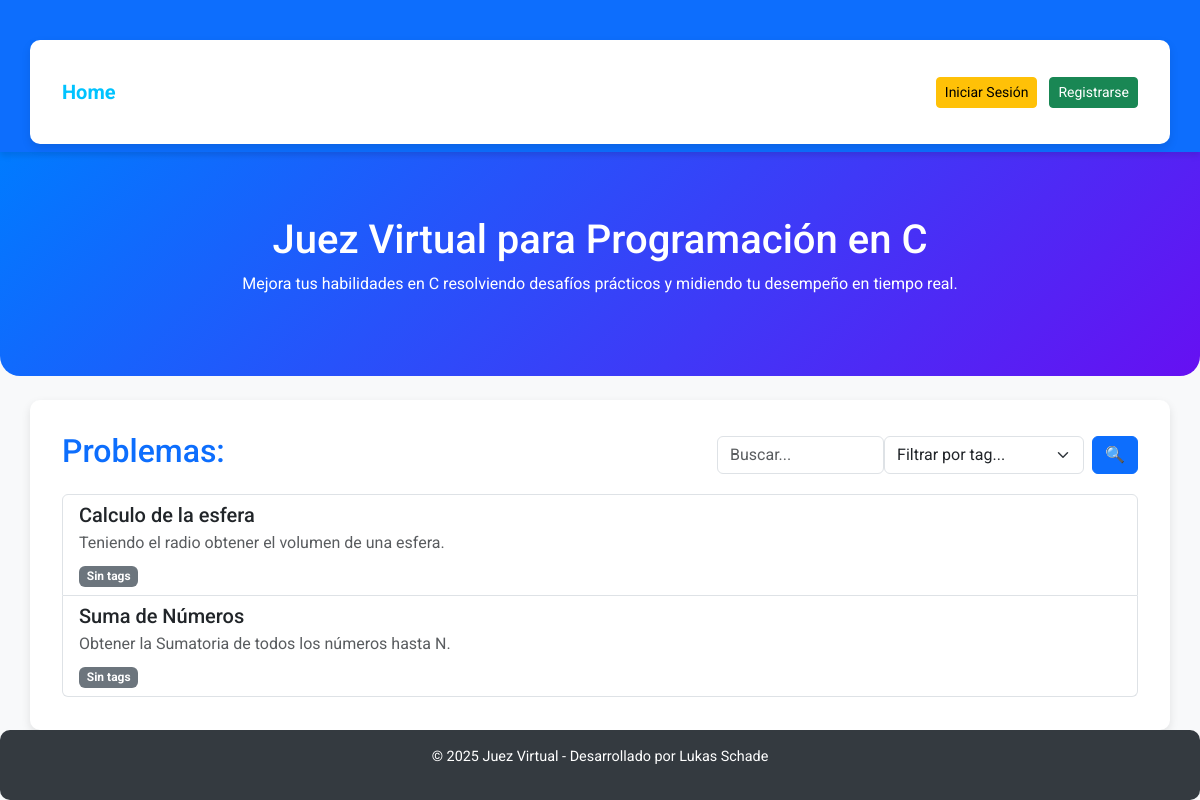
/, run on an earlier commit of the app's database.
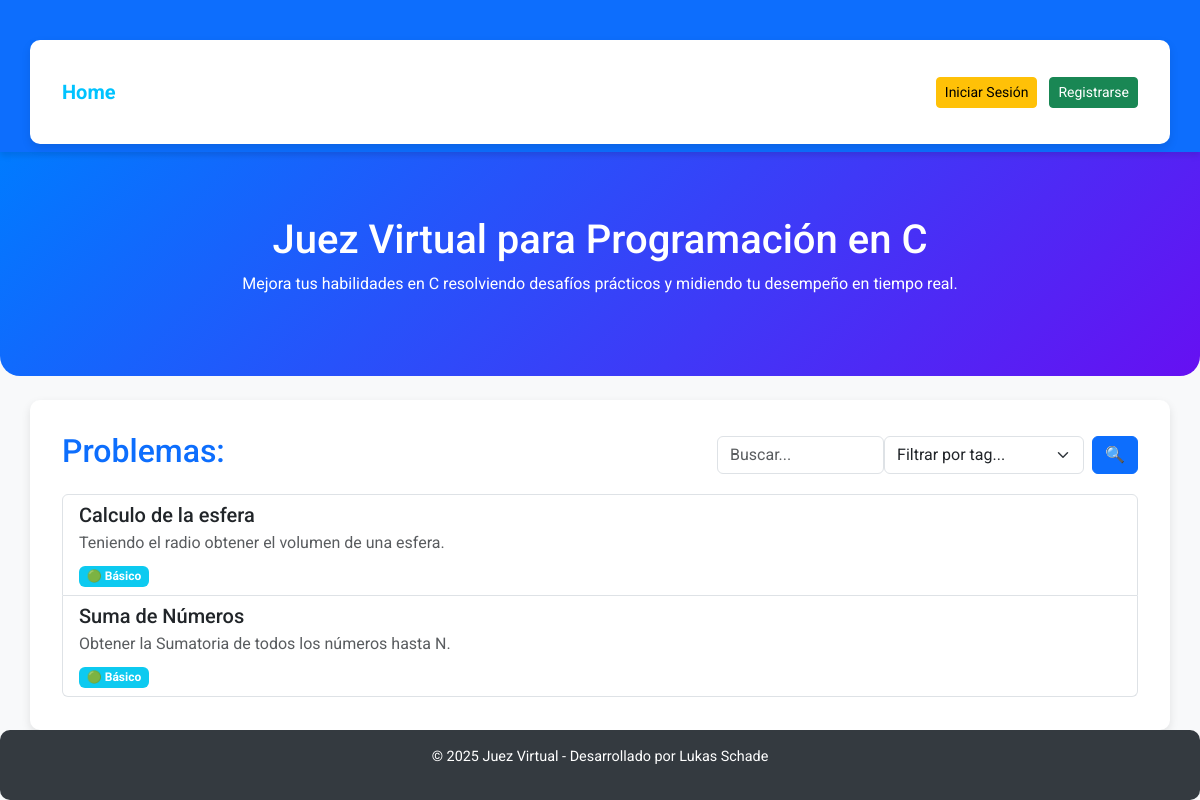
And on a later commit of the database.
### juez/models.py (models this page shows, shortened)
class Problema(models.Model):
    titulo = models.CharField(max_length=100)
    descripcion = models.TextField()
    enunciado = models.TextField(default="Enunciado no disponible")
    entrada_ejemplo = models.TextField(blank=True, null=True)
    salida_ejemplo = models.TextField(blank=True, null=True)
    ip_creacion = models.GenericIPAddressField(blank=True, null=True)
    entradas_prueba = models.TextField(help_text="Para diferentes Test usar @@@ como separador")
    salidas_esperadas = models.TextField(help_text="Para diferentes Test usar @@@ como separador")
    tags = models.ManyToManyField(Tag, blank=True)

class Tag(models.Model):
    nombre = models.CharField(max_length=50, unique=True)

### inicio/views.py (the view)
# urls.py: path('', pagina_inicio, name='pagina_inicio'),
def pagina_inicio(request):
    query = request.GET.get("q", "").strip()
    tag_filter = request.GET.get("tag", "").strip()
    problemas = Problema.objects.all().order_by('-id')
    if query:
        problemas = problemas.filter(titulo__icontains=query)
    if tag_filter:
        problemas = problemas.filter(tags__nombre__iexact=tag_filter)
    tags = Tag.objects.all()
    return render(request, 'inicio/index.html', {'problemas': problemas, 'tags': tags, 'query': query, 'tag_filter': tag_filter})

### inicio/templates/inicio/index.html (shortened to what this page needs)
<!DOCTYPE html>
<html lang="es">
<head>
    <link href="https://cdn.jsdelivr.net/npm/bootstrap@5.3.0/dist/css/bootstrap.min.css" rel="stylesheet">
    <link rel="stylesheet" href="https://code.jquery.com/ui/1.12.1/themes/smoothness/jquery-ui.css">
</head>
<body>
    <nav class="navbar navbar-expand-lg navbar-dark bg-primary">
        <div class="container d-flex justify-content-between">
            <a class="navbar-brand" href="#">Home</a>
            <div>
                {% if user.is_authenticated %}
                    <span class="text-blue me-3 fw-bold">Hola, {{ user.first_name }} {{ user.last_name }}</span>
                    <a href="{% url 'logout' %}" class="btn btn-danger btn-sm">Cerrar Sesión</a>
                {% else %}
                    <a href="{% url 'login' %}" class="btn btn-warning btn-sm me-2">Iniciar Sesión</a>
                    <a href="{% url 'registro' %}" class="btn btn-success btn-sm">Registrarse</a>
                {% endif %}
            </div>
        </div>
    </nav>
    <div class="hero-section">
        <h1>Juez Virtual para Programación en C</h1>
        <p>Mejora tus habilidades en C resolviendo desafíos prácticos y midiendo tu desempeño en tiempo real.</p>
    </div>
    <div class="container mt-4">
        <div class="d-flex justify-content-between align-items-center mb-3">
            <h2 class="text-primary">Problemas:</h2>
            <form method="GET" action="{% url 'lista_problemas' %}" class="d-flex position-relative">
                <div class="position-relative">
                    <input type="text" id="search" name="q" class="form-control me-2" placeholder="Buscar..." style="max-width: 200px;" value="{{ request.GET.q }}">
                </div>
                <select name="tag" class="form-select me-2" style="max-width: 200px;">
                    <option value="">Filtrar por tag...</option>
                </select>
                <button type="submit" class="btn btn-primary">🔍</button>
            </form>
        </div>
        <div class="list-group mt-3">
            {% for problema in problemas %}
                <a href="{% url 'detalle_problema' problema.id %}" class="list-group-item list-group-item-action">
                    <h5 class="mb-1 text-dark">{{ problema.titulo }}</h5>
                    <p class="mb-1 text-muted">{{ problema.descripcion|truncatewords:20 }}</p>
                    <div class="mt-2">
                        {% for tag in problema.tags.all %}
                            <span class="badge bg-info text-white">{{ tag.nombre }}</span>
                        {% empty %}
                            <span class="badge bg-secondary text-white">Sin tags</span>
                        {% endfor %}
                    </div>
                </a>
            {% empty %}
                <p class="text-muted text-center">No hay problemas disponibles por el momento.</p>
            {% endfor %}
        </div>
    </div>
    <div class="footer">
        <p>&copy; 2025 Juez Virtual - Desarrollado por Lukas Schade</p>
    </div>
</body>
</html>

What changed in the data, as far as the page shows it:
shown differently, row unchanged: Problema "Calculo de la esfera": no longer shows "Sin tags"
added Tag: nombre "🟢 Básico"
shown differently, row unchanged: Problema "Suma de Números": no longer shows "Sin tags"
